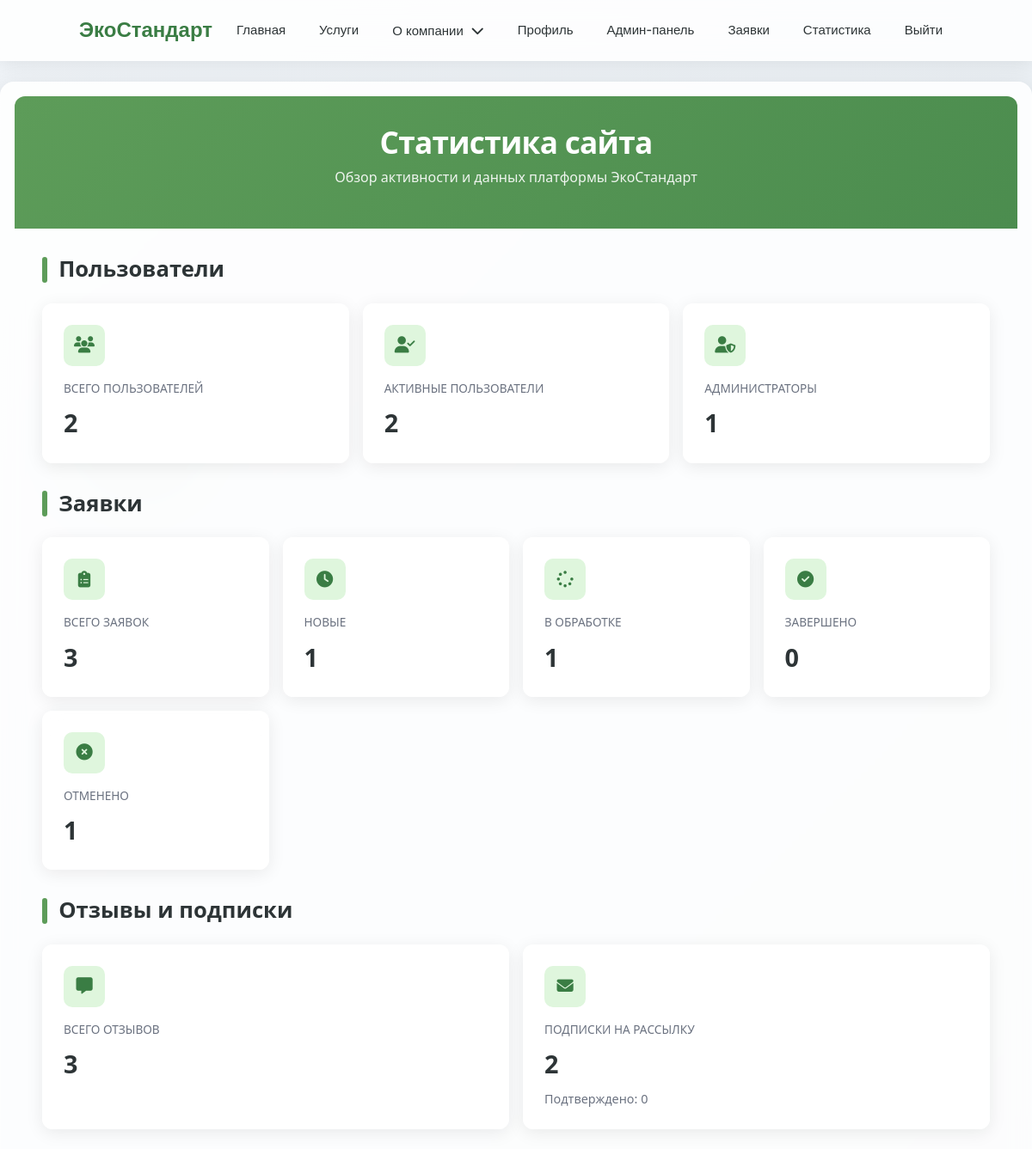
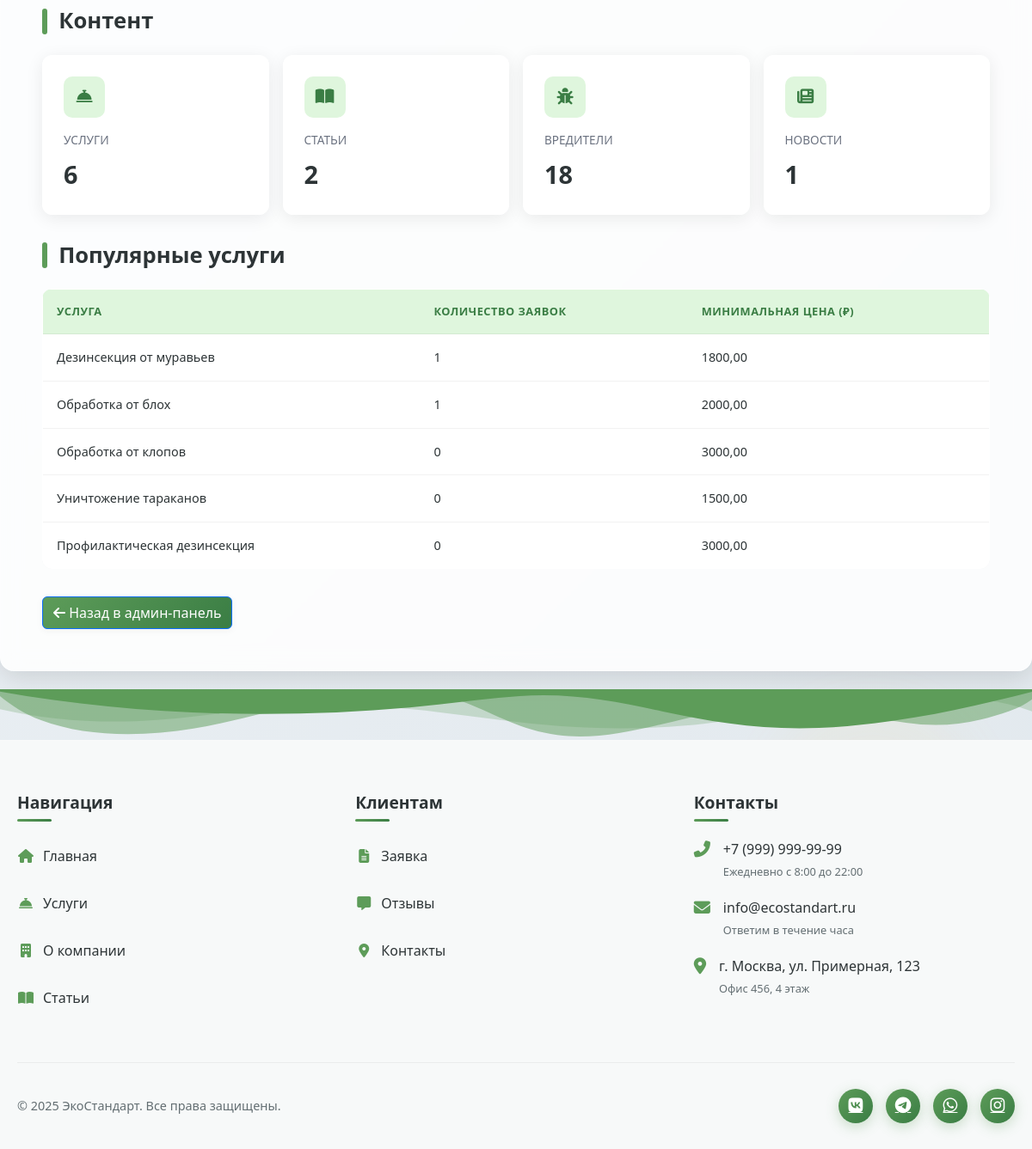
Page /accounts/stats/ (signed in) on the committed database (2 pictures, top to bottom).
### accounts/models.py (models this page shows, shortened)
class Service(models.Model):
    name = models.CharField(max_length=200)
    description = models.TextField()
    price_min = models.DecimalField(max_digits=10, decimal_places=2, verbose_name="Минимальная цена", default=0.00)
    price_max = models.DecimalField(max_digits=10, decimal_places=2, verbose_name="Максимальная цена", default=0.00)
    equipment_image = models.ImageField(upload_to='equipment/', blank=True, null=True)

### accounts/views.py (the view)
# urls.py: path('stats/', views.site_stats, name='site_stats'),
@login_required
@user_passes_test(lambda u: u.is_staff)
def site_stats(request):
    total_users = User.objects.count()
    active_users = User.objects.filter(is_active=True).count()
    staff_users = User.objects.filter(is_staff=True).count()
    total_requests = ServiceRequest.objects.count()
    new_requests = ServiceRequest.objects.filter(status='new').count()
    in_progress_requests = ServiceRequest.objects.filter(status='in_progress').count()
    completed_requests = ServiceRequest.objects.filter(status='completed').count()
    cancelled_requests = ServiceRequest.objects.filter(status='cancelled').count()
    total_reviews = Review.objects.count()
    total_subscriptions = NewsletterSubscription.objects.count()
    confirmed_subscriptions = NewsletterSubscription.objects.filter(is_confirmed=True).count()
    total_services = Service.objects.count()
    total_articles = Article.objects.count()
    total_beetles = Beetle.objects.count()
    total_news = News.objects.count()
    total_callbacks = CallbackRequest.objects.count()
    unprocessed_callbacks = CallbackRequest.objects.filter(is_processed=False).count()
    top_services = Service.objects.annotate(
        request_count=Count('servicerequest')
    ).order_by('-request_count')[:5]
    stats = {
        'total_users': total_users,
        'active_users': active_users,
        'staff_users': staff_users,
        'total_requests': total_requests,
        'new_requests': new_requests,
        'in_progress_requests': in_progress_requests,
        'completed_requests': completed_requests,
        'cancelled_requests': cancelled_requests,
        'total_reviews': total_reviews,
        'total_subscriptions': total_subscriptions,
        'confirmed_subscriptions': confirmed_subscriptions,
        'total_services': total_services,
        'total_articles': total_articles,
        'total_beetles': total_beetles,
        'total_news': total_news,
        'total_callbacks': total_callbacks,
        'unprocessed_callbacks': unprocessed_callbacks,
        'top_services': top_services,
    }
    return render(request, 'accounts/stats.html', {'stats': stats})

### templates/accounts/stats.html (shortened to what this page needs)
{% load static %}
<!DOCTYPE html>
<html lang="ru">
<head>
    <link rel="stylesheet" href="https://cdnjs.cloudflare.com/ajax/libs/font-awesome/6.4.2/css/all.min.css">
    <link href="https://cdn.jsdelivr.net/npm/bootstrap@5.3.3/dist/css/bootstrap.min.css" rel="stylesheet">
</head>
<body>
    <div class="floating-shapes">
        <div class="shape shape-1"></div>
    </div>
    {% include 'includes/navbar.html' %}
    <div class="stats-container">
        <div class="stats-header">
            <h1 class="stats-title">Статистика сайта</h1>
            <p class="stats-subtitle">Обзор активности и данных платформы ЭкоСтандарт</p>
        </div>
        <div class="stats-content">
            <h4 class="section-title">Пользователи</h4>
            <div class="stats-grid">
                <div class="stats-card">
                    <div class="stats-icon">
                        <i class="fas fa-users"></i>
                    </div>
                    <div class="stats-label">Всего пользователей</div>
                    <div class="stats-value">{{ stats.total_users }}</div>
                </div>
                <div class="stats-card">
                    <div class="stats-icon">
                        <i class="fas fa-user-check"></i>
                    </div>
                    <div class="stats-label">Активные пользователи</div>
                    <div class="stats-value">{{ stats.active_users }}</div>
                </div>
                <div class="stats-card">
                    <div class="stats-icon">
                        <i class="fas fa-user-shield"></i>
                    </div>
                    <div class="stats-label">Администраторы</div>
                    <div class="stats-value">{{ stats.staff_users }}</div>
                </div>
            </div>
            <h4 class="section-title">Заявки</h4>
            <div class="stats-grid">
                <div class="stats-card">
                    <div class="stats-icon">
                        <i class="fas fa-clipboard-list"></i>
                    </div>
                    <div class="stats-label">Всего заявок</div>
                    <div class="stats-value">{{ stats.total_requests }}</div>
                </div>
                <div class="stats-card">
                    <div class="stats-icon">
                        <i class="fas fa-clock"></i>
                    </div>
                    <div class="stats-label">Новые</div>
                    <div class="stats-value">{{ stats.new_requests }}</div>
                </div>
                <div class="stats-card">
                    <div class="stats-icon">
                        <i class="fas fa-spinner"></i>
                    </div>
                    <div class="stats-label">В обработке</div>
                    <div class="stats-value">{{ stats.in_progress_requests }}</div>
                </div>
                <div class="stats-card">
                    <div class="stats-icon">
                        <i class="fas fa-check-circle"></i>
                    </div>
                    <div class="stats-label">Завершено</div>
                    <div class="stats-value">{{ stats.completed_requests }}</div>
                </div>
                <div class="stats-card">
                    <div class="stats-icon">
                        <i class="fas fa-times-circle"></i>
                    </div>
                    <div class="stats-label">Отменено</div>
                    <div class="stats-value">{{ stats.cancelled_requests }}</div>
                </div>
            </div>
            <h4 class="section-title">Отзывы и подписки</h4>
            <div class="stats-grid">
                <div class="stats-card">
                    <div class="stats-icon">
                        <i class="fas fa-comment-alt"></i>
                    </div>
                    <div class="stats-label">Всего отзывов</div>
                    <div class="stats-value">{{ stats.total_reviews }}</div>
                </div>
                <div class="stats-card">
                    <div class="stats-icon">
                        <i class="fas fa-envelope"></i>
                    </div>
                    <div class="stats-label">Подписки на рассылку</div>
                    <div class="stats-value">{{ stats.total_subscriptions }}</div>
                    <div class="stats-subvalue">Подтверждено: {{ stats.confirmed_subscriptions }}</div>
                </div>
            </div>
            <h4 class="section-title">Контент</h4>
            <div class="stats-grid">
                <div class="stats-card">
                    <div class="stats-icon">
                        <i class="fas fa-concierge-bell"></i>
                    </div>
                    <div class="stats-label">Услуги</div>
                    <div class="stats-value">{{ stats.total_services }}</div>
                </div>
                <div class="stats-card">
                    <div class="stats-icon">
                        <i class="fas fa-book-open"></i>
                    </div>
                    <div class="stats-label">Статьи</div>
                    <div class="stats-value">{{ stats.total_articles }}</div>
                </div>
                <div class="stats-card">
                    <div class="stats-icon">
                        <i class="fas fa-bug"></i>
                    </div>
                    <div class="stats-label">Вредители</div>
                    <div class="stats-value">{{ stats.total_beetles }}</div>
                </div>
                <div class="stats-card">
                    <div class="stats-icon">
                        <i class="fas fa-newspaper"></i>
                    </div>
                    <div class="stats-label">Новости</div>
                    <div class="stats-value">{{ stats.total_news }}</div>
                </div>
            </div>
            <h4 class="section-title">Популярные услуги</h4>
            <div class="stats-table-container">
                <table class="stats-table">
                    <thead>
                        <tr>
                            <th>Услуга</th>
                            <th>Количество заявок</th>
                            <th>Минимальная цена (₽)</th>
                        </tr>
                    </thead>
                    <tbody>
                        {% for service in stats.top_services %}
                            <tr>
                                <td>{{ service.name }}</td>
                                <td>{{ service.request_count }}</td>
                                <td>{{ service.price_min }}</td>
                            </tr>
                        {% empty %}
                            <tr>
                                <td colspan="3" class="text-center">Нет данных по услугам</td>
                            </tr>
                        {% endfor %}
                    </tbody>
                </table>
            </div>
            <div class="mt-3">
                <a href="{% url 'admin_panel' %}" class="btn btn-primary">
                    <i class="fas fa-arrow-left"></i> Назад в админ-панель
                </a>
            </div>
        </div>
    </div>
    {% include 'includes/footer.html' %}
</body>
</html>

### templates/includes/navbar.html (style rules this page uses)
:root { --primary: #5D9C59; --primary-light: #DFF6DD; --primary-dark: #3A7D44; --primary-gradient: linear-gradient(135deg, #5D9C59 0%, #3A7D44 100%); --accent: #FFD166; --accent-gradient: linear-gradient(135deg, #FFD166 0%, #F9A825 100%); --danger: #EF476F; --danger-gradient: linear-gradient(135deg, #EF476F 0%, #D63031 100%); --dark: #2D3436; --light: #F7F9F9; --glass-bg: rgba(255, 255, 255, 0.85); --glass-border: rgba(255, 255, 255, 0.2); --shadow-sm: 0 2px 8px rgba(0, 0, 0, 0.05); --shadow-md: 0 4px 20px rgba(0, 0, 0, 0.08); --shadow-lg: 0 8px 30px rgba(0, 0, 0, 0.12); --shadow-xl: 0 15px 50px rgba(0, 0, 0, 0.15); --blur: blur(12px); }
* { box-sizing: border-box; margin: 0; padding: 0; }

### rows in the picture
Service: name "Дезинсекция от муравьев", request_count "1", price_min "1800,00"
Service: name "Обработка от блох", request_count "1", price_min "2000,00"
Service: name "Обработка от клопов", request_count "0", price_min "3000,00"
Service: name "Уничтожение тараканов", request_count "0", price_min "1500,00"
Service: name "Профилактическая дезинсекция", request_count "0", price_min "3000,00"

### other values in the picture
{{ stats.total_users }} "2"
{{ stats.active_users }} "2"
{{ stats.staff_users }} "1"
{{ stats.total_requests }} "3"
{{ stats.new_requests }} "1"
{{ stats.in_progress_requests }} "1"
{{ stats.completed_requests }} "0"
{{ stats.cancelled_requests }} "1"
{{ stats.total_reviews }} "3"
{{ stats.total_subscriptions }} "2"
{{ stats.confirmed_subscriptions }} "0"
{{ stats.total_services }} "6"
{{ stats.total_articles }} "2"
{{ stats.total_beetles }} "18"
{{ stats.total_news }} "1"
